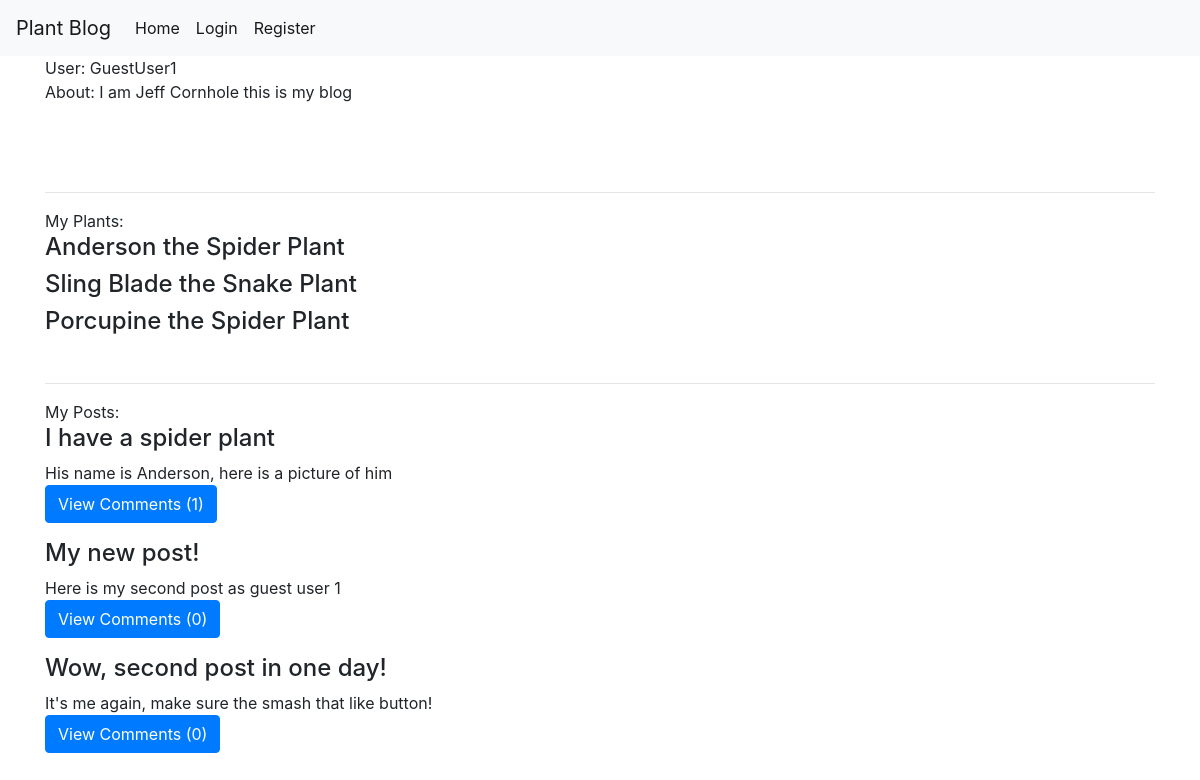
/profiles/user/GuestUser1, run on the app's committed database.
### profiles/models.py (models this page shows, shortened)
class UserProfile(models.Model):
  user = models.OneToOneField(User, unique=True, on_delete=models.CASCADE)
  profile_image = models.ImageField(default='default_profile.jpg', upload_to='profile_pic', blank=True)
  about = models.CharField(max_length=600, default='', blank=True)
  zipcode = models.CharField(max_length=5, default='', blank=True)
  requires_comment_validation = models.BooleanField(default=False)
  following = models.ManyToManyField('self', through='FollowedUser', symmetrical=False, related_name='is_following')

class UserPlant(models.Model):
  user = models.ForeignKey(User, on_delete=models.CASCADE)
  plant = models.ForeignKey('plants.Plant', on_delete=models.CASCADE)
  nickname = models.CharField(max_length=25, default='')
  userplant_image = models.ImageField(upload_to='userplant_pic', blank=True)

### plants/models.py (models this page shows, shortened)
class Plant(models.Model):
  name = models.CharField(max_length=80)
  bionominal = models.CharField(max_length=80)
  description = models.TextField()
  sun_pref_choices = [
      ('1', "High"),
      ('2', "Med/High"),
      ('3', "Med"),
      ('4', "Med/Low"),
      ('5', "Low"),
      ('6', "Any")]
  sun_pref = models.CharField(max_length=10, choices=sun_pref_choices)
  water_freq = models.IntegerField()
  fertilizer_freq = models.IntegerField()

### posts/models.py (models this page shows, shortened)
class Post(models.Model):
  author = models.ForeignKey(User, on_delete=models.CASCADE)
  title = models.CharField(max_length=200)
  text = models.TextField()
  post_image = models.ImageField(upload_to='post_picture', blank=True)
  created_dt = models.DateTimeField(default=timezone.now)
  published_dt = models.DateTimeField(blank=True, null=True)

### profiles/views.py (the view)
# urls.py: path('user/<str:username>', views.profile, name='profile'),
def profile(request, **kwargs):
  user = get_object_or_404(User, username=kwargs.get('username'))
  context = {
    'user_profile':UserProfile.objects.get(user=user),
    'user_plants':UserPlant.objects.filter(user=user),
    'posts':Post.objects.filter(author=user)
    }
  return render(request, 'profiles/user.html', context)

### profiles/templates/profiles/user.html (shortened to what this page needs)
{% extends "base.html" %}
{% block content %}
  User: {{ user_profile.user }} <br>
  About: {{ user_profile.about }} <br>
  <div class="media">
    <img src="{{ user_profile.user_image.url }}"> <br>
  </div><br><br>
  <hr>
    My Plants:
  {% for plant in user_plants %}
    <h4> {{ plant.nickname }} the {{ plant.plant.name }} </h4>
  {% endfor %}
  <br>
  <hr>
   My Posts: <br>
  {% for post in posts %}
    <h4> {{ post.title }} </h4>
    {{ post.text }} <br>
    <p>
      <a class="btn btn-primary" data-toggle="collapse" href="#collapseExample" role="button" aria-expanded="false" aria-controls="collapseExample">
        View Comments ({{post.comments.all.count}})
      </a>
    </p>
  {% endfor %}
{% endblock %}

### data on the page
UserProfile: user "GuestUser1", about "I am Jeff Cornhole this is my blog"
UserPlant: nickname "Anderson", plant.name "Spider Plant"
UserPlant: nickname "Sling Blade", plant.name "Snake Plant"
UserPlant: nickname "Porcupine", plant.name "Spider Plant"
Post: title "I have a spider plant", text "His name is Anderson, here is a picture of him", comments.all.count "1"
Post: title "My new post!", text "Here is my second post as guest user 1", comments.all.count "0"
Post: title "Wow, second post in one day!", text "It's me again, make sure the smash that like button!", comments.all.count "0"
